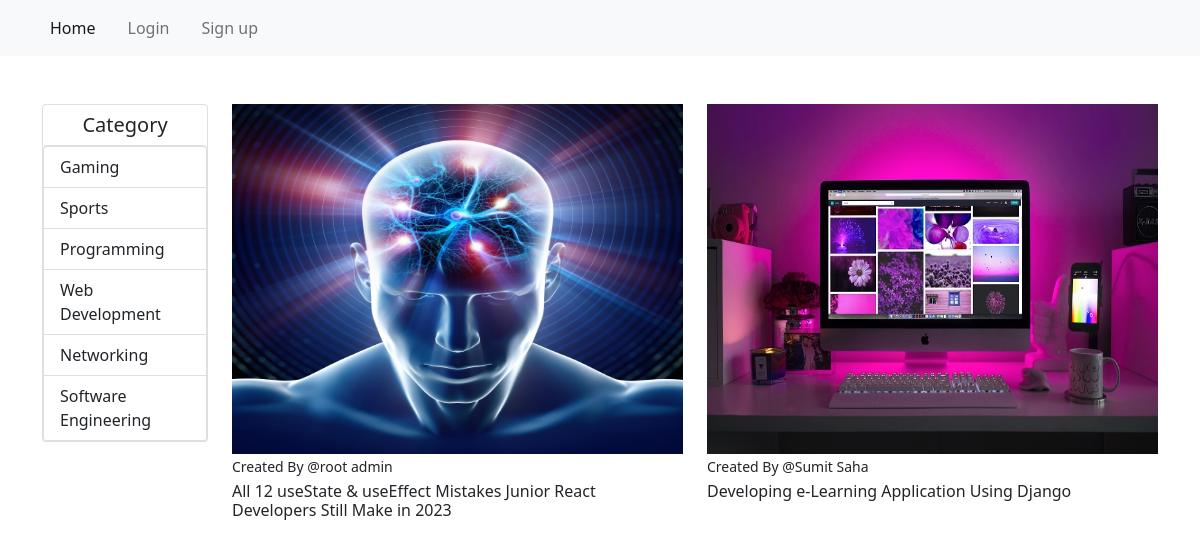
The app's page /content/category/3 with its own data.
### content_management/models.py (models this page shows, shortened)
class Category(models.Model):
    name = models.CharField(max_length=256)
    created = models.DateTimeField(auto_now_add=True)

class TeacherArticle(models.Model):
    user = models.ForeignKey(
        User, on_delete=models.CASCADE, related_name="user_upload")
    article_image = models.ImageField(
        upload_to="articleImg", blank=True, null=True)
    category = models.ForeignKey(
        Category, on_delete=models.CASCADE, related_name="article_category")
    title = models.CharField(max_length=256)
    slug = models.SlugField(blank=True, max_length=500)
    description = models.TextField()
    created_at = models.DateTimeField(auto_now_add=True)

### content_management/views.py (the view)
# urls.py: path("category/<pk>", views.searchByCategory, name="searchByCategory"),
def searchByCategory(request, pk):
    categoryArticles = TeacherArticle.objects.filter(category__pk=pk)
    categories = Category.objects.all()
    return render(request, "home.html", context={"categoryArticles": categoryArticles, "categories": categories})

### content_management/templates/home.html (shortened to what this page needs)
{% extends 'base.html' %}
{% block body_block %}
<div class="row mt-5">
    <div class="col-md-2">
        <div class="card ">
            <h5 class="m-2 text-center">Category</h5>
            <div class="list-group">
                {% for category in categories %}
                <a href="{% url "searchByCategory" category.pk %}" class="list-group-item list-group-item-action">
                    {{category.name}}</a>
                {% endfor %}
            </div>
        </div>
    </div>
    <div class="col-md-10">
        <div class=" example-1 scrollbar-ripe-malinka">
            <div id="cartItem">
                <div class="row">
                    {% if categoryArticles %}
                    {% for article in categoryArticles %}
                    <div class="col-6 mb-3">
                        <img src="{{article.article_image.url}}" alt="{{article.title}}" class="img-fluid"
                            style="width: 550px; height: 350px;">
                        <small>Created By @{{article.user.first_name}} {{article.user.last_name}}</small>
                        <a href="{% url "articleDetails" article.slug  %}" class="text-decoration-none text-dark">
                            <h6 class="mt-1">{{article.title}}</h6>
                        </a>
                    </div>
                    {% endfor %}
                    {% endif %}
                </div>
            </div>
        </div>
    </div>
</div>
{% endblock body_block %}

### static/style.css (style rules this page uses)
.example-1 { position: relative; overflow-y: scroll; height: 100vh; }

### records on screen
Category: name "Gaming"
Category: name "Sports"
Category: name "Programming"
Category: name "Web Development"
Category: name "Networking"
Category: name "Software Engineering"
TeacherArticle: article_image (picture), user.first_name "root", user.last_name "admin", title "All 12 useState & useEffect Mistakes Junior React Developers Still Make in 2023"
TeacherArticle: article_image (picture), user.first_name "Sumit", user.last_name "Saha", title "Developing e-Learning Application Using Django"
